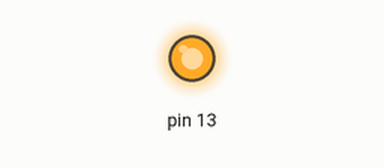
This sketch was run on a simulated Arduino Uno, built with avr-gcc and run on an emulated ATmega328P. On the bench: output pins drawn as LEDs (lit = HIGH).

Above: at 0.2 s.
At 16.2 s:
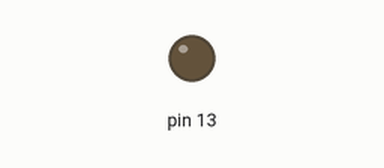
Timing chart, 0 to 17.6 s (numbered marks = the images above):
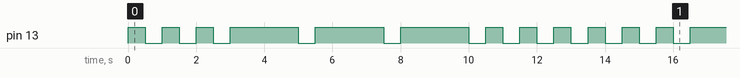

Measured:
- by itself, pin 13: repeats every 13.5 s: 2 × (LOW 0.50 s, HIGH 0.50 s), 3 × (LOW 0.50 s, HIGH 2.0 s), 4 × (LOW 0.50 s, HIGH 0.50 s)
- by itself, everything shown: repeats every 13.5 s, in 18 steps

The sketch:

exercise_1_sos1.ino
```cpp
void setup()
{
  pinMode(13, OUTPUT);
}

void loop()
{
  shortSignal();
  longSignal();
  shortSignal();
}

void shortSignal() {
  for (int i = 0; i < 3; i++) {
	digitalWrite(13, HIGH);
  	delay(500); // Wait for 1000 millisecond(s)
  	digitalWrite(13, LOW);
  	delay(500); // Wait for 1000 millisecond(s)
  }
}

void longSignal() {
  for (int i = 0; i < 3; i++) {
	digitalWrite(13, HIGH);
  	delay(2000); // Wait for 1000 millisecond(s)
  	digitalWrite(13, LOW);
  	delay(500); // Wait for 1000 millisecond(s)
  }
}
```
